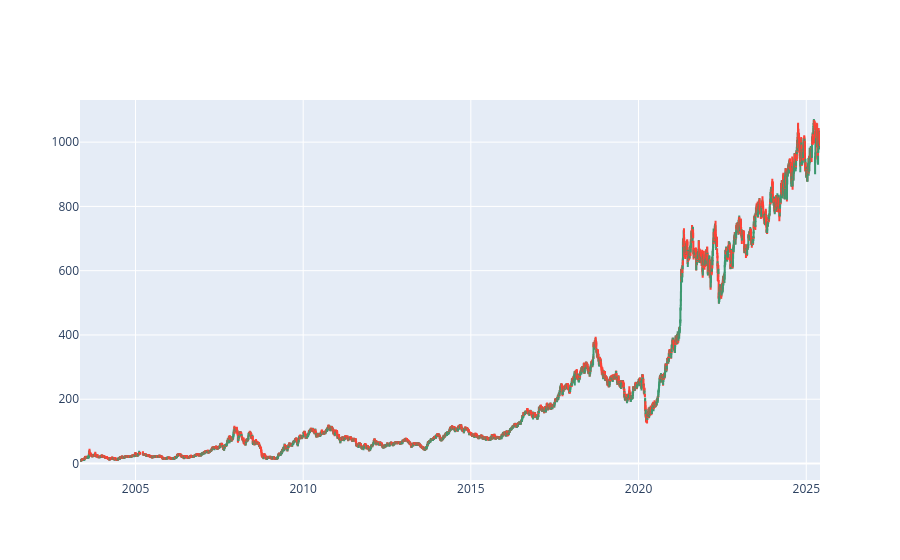

Notebook code for this chart:
### Code cell
#  candlesticks
import plotly.graph_objects as go

fig = go.Figure(data=[go.Candlestick(x = data01['Date'], open = data01['Open'],
                                     high = data01['High'],
                                     low = data01['Low'],
                                     close = data01['Close'])])
fig.update_xaxes(rangeslider_visible=False)
fig.show()

### Figure 1 — Plotly figure (JSON) as saved in the notebook; plotly's stock layout.template omitted (floating-point values rounded to 4 significant figures; data arrays with more than 128 entries replaced by an {"elided": "..."} marker saying what was removed)
{"data": [{"close": {"elided": "5469 str values"}, "high": {"elided": "5469 str values"}, "low": {"elided": "5469 str values"}, "open": {"elided": "5469 str values"}, "type": "candlestick", "x": {"elided": "5469 str values"}}], "layout": {"xaxis": {"rangeslider": {"visible": false}}}}
